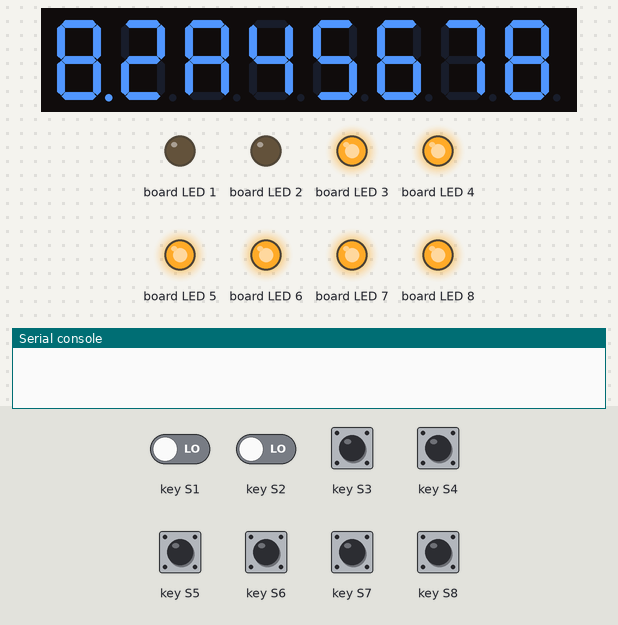
A program run on a simulated ESP32 board running MicroPython. Shown: 8-digit seven-segment display, output pins drawn as LEDs (lit = HIGH), the last lines printed to the serial console. The inputs (shaded band) are chosen by the test bench; at power-on: key S1–8 LOW. Random numbers come from a fixed seed; the interpreter's speed is modelled, so counts of loop turns are approximate; library files of the repository ran but are not shown: tm1638.py; pins used as bus, display or sensor lines are not drawn.

Above: at 5.0 s.
5.1 s: key S1 driven HIGH and key S2 driven HIGH
At 6.8 s:
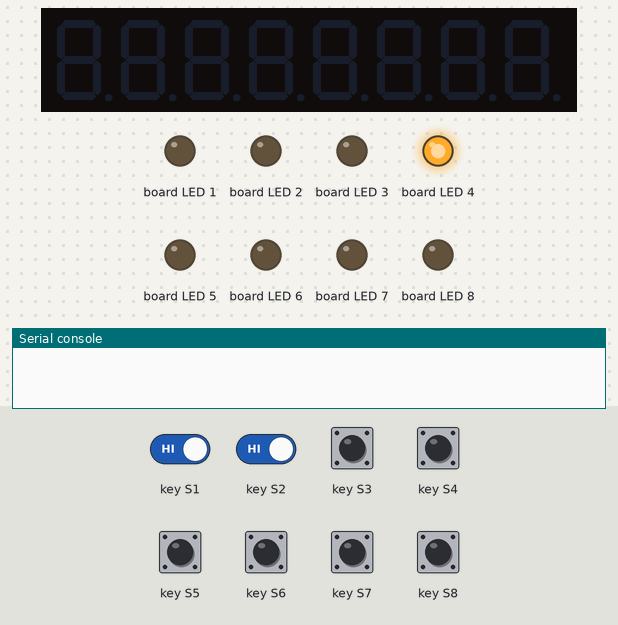
6.9 s: key S1 driven LOW
At 10.3 s:
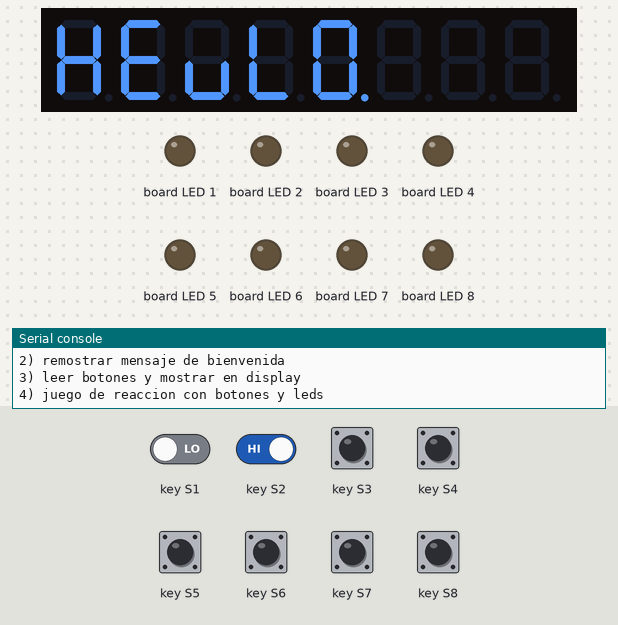
10.7 s: key S1 driven HIGH
At 12.8 s:
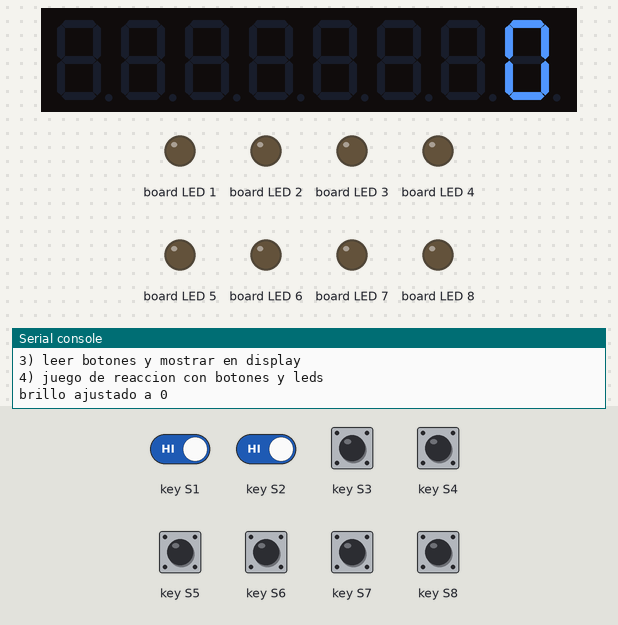
Timing chart, 0 to 14.3 s (numbered marks = the images above; inputs shaded):
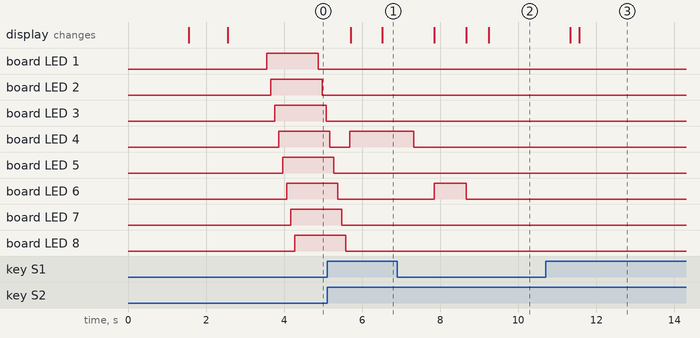

Measured:
- after the input at 10.7 s, the display: first changes after 0.64 s (image 3 shows a later state)

The program:

main.py
```python
import asyncio#type: ignore
import random
import time
from tm1638 import TM1638

tm = TM1638(stb=4, clk=18, dio=19)

hw_lock = asyncio.Lock()#t  ype: ignore


ev_leer = asyncio.Event()#type: ignore
ev_display = asyncio.Event()#type: ignore
ev_autof = asyncio.Event()#type: ignore
ev_juego = asyncio.Event()#type: ignore
ev_stopleer = asyncio.Event()#type: ignore
ev_stopdis = asyncio.Event()#type: ignore
ev_stopauto = asyncio.Event()#type: ignore
ev_stopjuego = asyncio.Event()#type: ignore

last_button = 0
bot = 0       # sin uso -- idem
flag = True
menuflag = False

inicio = 0
fin = 0
tiempo = 0
tiempo_aleatorio = 0


def menu():
    print("Menu de opciones:")
    print("1) Ajustar brillo (0-7)")
    print("2) remostrar mensaje de bienvenida")
    print("3) leer botones y mostrar en display")
    print("4) juego de reaccion con botones y leds")


async def ajustar_brillo():
    global menuflag, last_button

    menuflag = True
    async with hw_lock:
        tm.clear_digits()
        tm.set_digit(0, 0x73)  # P
        tm.set_digit(1, 0x77)  # R
        tm.set_digit(2, 0x79)  # E
        tm.set_digit(3, 0x6D)  # S
        tm.set_digit(4, 0xED)  # S.
    await asyncio.sleep_ms(200)#type: ignore
    while menuflag:
        async with hw_lock:
            level = tm.get_button()

        if level > 0 and level != last_button:
            async with hw_lock:
                tm.set_brightness(level - 1)
                tm.clear_digits()
                tm.display(level - 1)

            print("brillo ajustado a", level - 1)
            if (level - 1) != 0:
                menuflag = False

        last_button = level
        await asyncio.sleep_ms(20)#type: ignore


async def mostrar_bienvenida():
    async with hw_lock:
        tm.clear_digits()
        tm.set_digit(0, 0x76)  # H
        tm.set_digit(1, 0x79)  # E
        tm.set_digit(2, 0x1C)  # L (invertido a proposito)
        tm.set_digit(3, 0x38)  # L
        tm.set_digit(4, 0xBF)  # O


async def mostrar_boton():
    global menuflag, last_button

    menuflag = True
    async with hw_lock:
        tm.clear_digits()
        tm.set_digit(0, 0x73)  # P
        tm.set_digit(1, 0x77)  # R
        tm.set_digit(2, 0x79)  # E
        tm.set_digit(3, 0x6D)  # S
        tm.set_digit(4, 0xED)  # S.
        tm.set_digit(5, 0x3F)  # O
        tm.set_digit(6, 0xBE)  # U.
        tm.set_digit(7, 0xFF)  # 8

    while menuflag:
        async with hw_lock:
            button = tm.get_button()

        if button > 0 and button != last_button:
            async with hw_lock:
                tm.clear_digits()
                tm.display(button)

            print("Boton", button, "presionado")
            if button == 8:
                menuflag = False
                last_button = button
                print("Saliendo de la funcion mostrar_boton")
                await asyncio.sleep_ms(2000)#type: ignore

        last_button = button
        await asyncio.sleep_ms(20)#type: ignore


async def leer_botones():
    global last_button

    while True:
        await ev_leer.wait()
        ev_leer.clear()

        while True:
            if ev_stopleer.is_set():
                ev_stopleer.clear()
                break

            async with hw_lock:
                boton = tm.get_button()

            if boton > 0 and boton != last_button:
                ev_stopjuego.set()
                print("Boton", boton, "presionado")

            last_button = boton
            await asyncio.sleep_ms(22)#type: ignore


async def actualizar_tiempo():
    global fin, tiempo

    while True:
        await ev_display.wait()
        ev_display.clear()

        while True:
            if ev_stopdis.is_set():
                ev_stopdis.clear()
                break

            async with hw_lock:
                tm.clear_digits()

            fin = time.ticks_ms()#type: ignore
            tiempo = time.ticks_diff(fin, inicio) // 10#type: ignore

            async with hw_lock:
                tm.display(tiempo)

            await asyncio.sleep_ms(10)#type: ignore


async def iniciar_juego():
    global inicio, tiempo_aleatorio

    while True:
        await ev_juego.wait()
        ev_juego.clear()

        while True:
            async with hw_lock:
                tm.clear()
            print("Juego de reaccion iniciado. Espera a que se encienda el LED...")

            async with hw_lock:
                tm.display(3)
            await asyncio.sleep_ms(1000)#type: ignore

            async with hw_lock:
                tm.clear()
                tm.display(2)
            await asyncio.sleep_ms(1000)#type: ignore

            async with hw_lock:
                tm.clear()
                tm.display(1)
            await asyncio.sleep_ms(1000)#type: ignore

            async with hw_lock:
                tm.clear()

            tiempo_aleatorio = random.randint(1000, 3999)
            await asyncio.sleep_ms(tiempo_aleatorio)#type: ignore
            inicio = time.ticks_ms()#type: ignore

            ev_display.set()
            ev_leer.set()
            ev_autof.set()

            await ev_stopjuego.wait()
            ev_stopjuego.clear()

            ev_stopdis.set()
            ev_stopleer.set()

            ganador = False

            async with hw_lock:
                tm.clear_leds()

            for _ in range(10):
                async with hw_lock:
                    tm.set_brightness(7 if ganador else 0)
                ganador = not ganador
                await asyncio.sleep_ms(100)#type: ignore

            ev_stopauto.set()


async def autofan():
    while True:
        await ev_autof.wait()
        ev_autof.clear()

        while True:
            if ev_stopauto.is_set():
                ev_stopauto.clear()
                break

            for i in range(8):
                async with hw_lock:
                    tm.clear_leds()
                    tm.set_led(i, 1)
                await asyncio.sleep_ms(50)#type: ignore

            for t in range(7, -1, -1):
                async with hw_lock:
                    tm.clear_leds()
                    tm.set_led(t, 1)
                await asyncio.sleep_ms(50)#type: ignore


async def mainloop():

    global last_button, flag

    # 1) Inicializar el TM1638: ya se hizo al crear `tm` al principio
    #    del archivo (constructor TM1638(...)).

    # 2) tm1638_set_brightness(0-7) + 3) tm1638_display(): demo inicial.
    #    (En el main.c original estos pasos quedaban dentro de un
    #    comentario sin cerrar y nunca se ejecutaban -- ver nota al
    #    inicio del archivo.)
    async with hw_lock:
        tm.set_brightness(7)
        tm.display(12345678)
    await asyncio.sleep_ms(1500)#type: ignore

    # 4) tm1638_set_digit(): 0x77 = segmentos a,b,c,e,f,g -> "A"
    async with hw_lock:
        tm.set_digit(2, 0x77)
    await asyncio.sleep_ms(1000)#type: ignore

    # 5) 0xFF enciende los 7 segmentos + el punto decimal
    async with hw_lock:
        tm.set_digit(0, 0xFF)
    await asyncio.sleep_ms(1000)#type: ignore

    # 6) tm1638_set_led(): encender y apagar LEDs individuales
    for i in range(8):
        async with hw_lock:
            tm.set_led(i, 1)
        await asyncio.sleep_ms(100)#type: ignore
    await asyncio.sleep_ms(500)#type: ignore
    for i in range(8):
        async with hw_lock:
            tm.set_led(i, 0)
        await asyncio.sleep_ms(100)#type: ignore

    # 7) tm1638_clear_digits(): apaga solo los 7 segmentos
    async with hw_lock:
        tm.set_led(3, 1)
        tm.display(8888)
    await asyncio.sleep_ms(800)#type: ignore
    async with hw_lock:
        tm.clear_digits()
    await asyncio.sleep_ms(800)#type: ignore

    # 8) tm1638_clear_leds(): apaga solo los LEDs
    async with hw_lock:
        tm.clear_leds()
    await asyncio.sleep_ms(500)#type: ignore

    # 9) tm1638_clear(): apaga absolutamente todo
    async with hw_lock:
        tm.display(1234)
        tm.set_led(5, 1)
    await asyncio.sleep_ms(800)#type: ignore
    async with hw_lock:
        tm.clear()
    await asyncio.sleep_ms(500)#type: ignore

    print("Demo inicial terminada. Presiona los botones del modulo...")

    # 10), 11) y 12): loop principal del menu.
    menu()

    while flag:
        async with hw_lock:
            button = tm.get_button()

        if button > 0 and button != last_button:
            if button == 1:
                await ajustar_brillo()
                menu()
            elif button == 2:
                await mostrar_bienvenida()
                await asyncio.sleep_ms(2000)#type: ignore
                menu()
            elif button == 3:
                await mostrar_boton()
                menu()
            elif button == 4:
                ev_juego.set()
                flag = False
            else:
                print("Opcion invalida")
                menu()

        last_button = button
        await asyncio.sleep_ms(20)#type: ignore

    while True:
        await asyncio.sleep(3600)#type: ignore


async def main():

    asyncio.create_task(leer_botones())#type: ignore
    asyncio.create_task(actualizar_tiempo())#type: ignore
    asyncio.create_task(autofan())#type: ignore
    asyncio.create_task(iniciar_juego())#type: ignore

    await mainloop()


asyncio.run(main())#type: ignore
```
